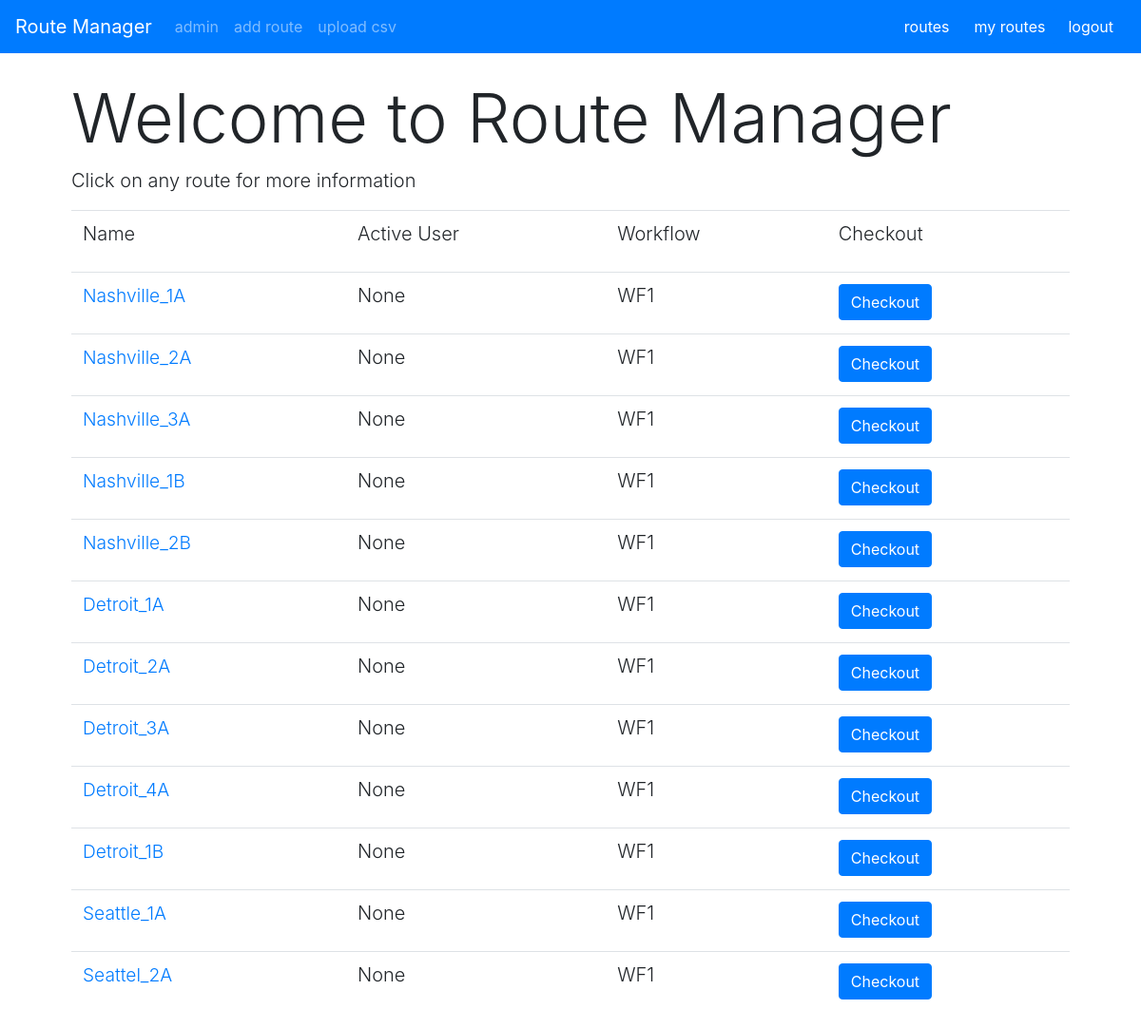
/routes/route_list/ (signed in), run on the app's committed database.
### routes/models.py (models this page shows, shortened)
class Route(models.Model):
    route_name = models.CharField(max_length=200, unique=True)
    route_length = models.DecimalField(max_digits=10, decimal_places=1)
    active_user = models.ForeignKey(User, on_delete=models.CASCADE, default=None, blank=True, null=True)
    workflows = models.ManyToManyField('Workflow', through='RouteWorkflow', related_name='routes')

class RouteWorkflow(models.Model):
    route = models.ForeignKey(Route, on_delete=models.CASCADE)
    workflow = models.ForeignKey(Workflow, on_delete=models.CASCADE)
    status = models.IntegerField(default=0)

class Workflow(models.Model):
    workflow_name = models.CharField(max_length=200)
    def __str__(self):
        return self.workflow_name

### routes/views.py (the view)
# urls.py: path('route_list/', views.route_list, name='route_list'),
def route_list(request):
    if(request.user.is_authenticated):
        routes = Route.objects.all()
        rw = []
        for route in routes:
            r = RouteWorkflow.objects.filter(route=route).first()
            rw.append(r)
        routes = merge(routes, rw)
        return render(request, 'route_list.html', {'routes': routes})
    else:
        return render(request, 'home.html')

### routes/views.py (called while the page is built)
def merge(list1, list2):
    merged_list = [(list1[i], list2[i]) for i in range(0, len(list1))]
    return merged_list

### routes/templates/route_list.html (shortened to what this page needs)
{% extends 'base.html' %}
{% block content %}
<div class="container" style="padding-top:25px;">
    <div class="container">
        <h1 class="display-3">Welcome to Route Manager</h1>
        <p class="lead">Click on any route for more information</p>
    </div>
    <div class="container-fluid">
        <table class="table">
            <tr>
                <td>
                    <p class="lead">Name</p>
                </td>
                <td>
                    <p class="lead">Active User</p>
                </td>
                <td>
                    <p class="lead">Workflow</p>
                </td>
                <td>
                    <p class="lead">Checkout</p>
                </td>
            </tr>
            {% for route in routes %}
            {% if route.1.status == 1 %}
            <tr class="table-success">
                {% elif route.1.status == 2 %}
            <tr class="table-danger">
                {% elif route.1.status == 3 %}
            <tr class="table-dark">
                {% else %}
            <tr>
                {% endif %}
                <td><a href="/routes/{{ route.0.route_name }}/" style="font-size:1.2em; text-decoration:none"
                        class="lead">{{ route.0.route_name }}</a></td>
                {% if route.0.active_user %}
                <td>
                    <p class="lead">{{ route.0.active_user }}</p>
                </td>
                {% else %}
                <td>
                    <p class="lead">None</p>
                </td>
                {% endif %}
                <td>
                    <p class="lead">{{ route.1.workflow }}</p>
                </td>
                {% if route.1.status == 0 %}
                <form action="/routes/{{ route.0.route_name }}/checkout/" method="POST">
                    <td><button class="btn btn-primary">Checkout</button></td>
                </form>
                {% elif route.0.active_user == request.user %}
                <form action="/routes/{{ route.0.route_name }}/turnin/" method="POST">
                    {% csrf_token %}
                    <td><button class="btn btn-primary">Turn-in</button></td>
                </form>
                {% else %}
                <td>
                    <p class="lead"></p>
                </td>
                {% endif %}
            </tr>
            {% endfor %}
        </table>
    </div>
</div>
{% endblock %}

### data on the page
Route: route_name "Nashville_1A", shows "None", workflow_name "WF1"
Route: route_name "Nashville_2A", shows "None", workflow_name "WF1"
Route: route_name "Nashville_3A", shows "None", workflow_name "WF1"
Route: route_name "Nashville_1B", shows "None", workflow_name "WF1"
Route: route_name "Nashville_2B", shows "None", workflow_name "WF1"
Route: route_name "Detroit_1A", shows "None", workflow_name "WF1"
Route: route_name "Detroit_2A", shows "None", workflow_name "WF1"
Route: route_name "Detroit_3A", shows "None", workflow_name "WF1"
Route: route_name "Detroit_4A", shows "None", workflow_name "WF1"
Route: route_name "Detroit_1B", shows "None", workflow_name "WF1"
Route: route_name "Seattle_1A", shows "None", workflow_name "WF1"
Route: route_name "Seattel_2A", shows "None", workflow_name "WF1"
